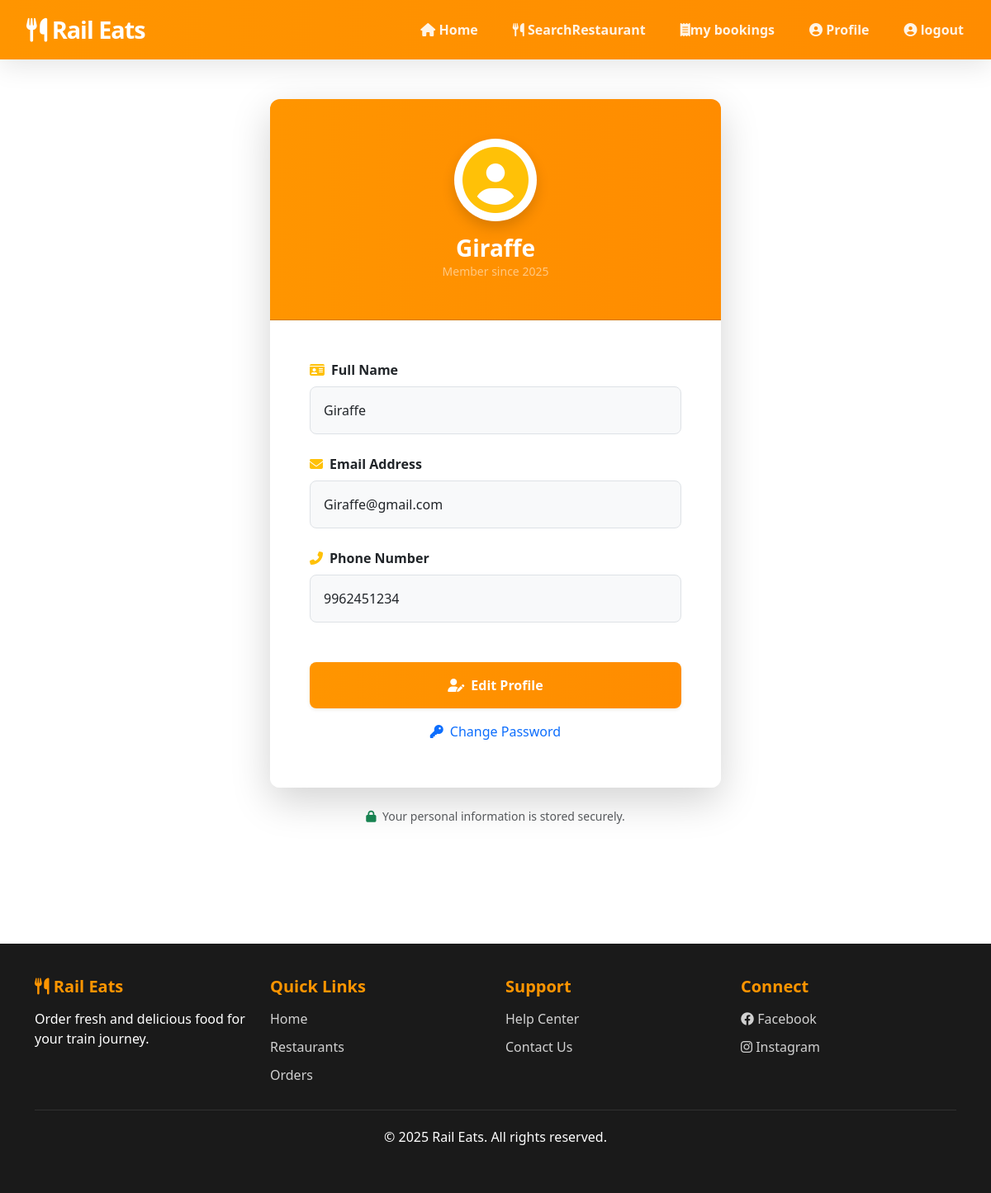
The page /User/profile/ (signed in) on the database its author committed.
### Guest/models.py (models this page shows, shortened)
class tbl_user(models.Model):
    user_name = models.CharField(max_length=100)
    user_email = models.EmailField(unique=True)
    user_phone = models.CharField(max_length=15)
    user_password = models.CharField(max_length=255)
    status = models.IntegerField(default=1)
    created_at = models.DateTimeField(auto_now_add=True)

### User/views.py (the view)
# urls.py: path('profile/', views.profile, name='profile'),
def profile(request):
    if not request.session.get('uid'):
        return redirect('wguest:login')
    user = tbl_user.objects.get(id=request.session['uid'])
    edit_mode = request.GET.get('edit') == '1'
    if request.method == 'POST':
        user.user_name = request.POST['user_name']
        user.email = request.POST['email']
        user.phone = request.POST['phone']
        user.save()
        return redirect('wuser:profile')
    return render(request, 'User/profile.html', {
        'user': user,
        'edit_mode': edit_mode
    })

### User/Templates/User/profile.html (shortened to what this page needs)
{% extends 'User/header.html' %}
{% block content %}
<div class="container py-5">
    <div class="row justify-content-center">
        <div class="col-lg-6 col-md-8">
            <div class="card shadow-lg border-0" style="border-radius: var(--border-radius); overflow: hidden;">
                <div class="card-header text-center py-5" style="background: linear-gradient(90deg, var(--primary-orange) 0%, #ff8c00 100%);">
                    <div class="mb-3">
                        <div class="bg-white rounded-circle d-inline-flex align-items-center justify-content-center shadow" style="width: 100px; height: 100px;">
                            <i class="fas fa-user-circle fa-5x text-warning"></i>
                        </div>
                    </div>
                    <h3 class="mb-0 text-white fw-bold">{{ user.user_name }}</h3>
                    <p class="text-white-50 mb-0 small">Member since {{ user.date_joined|date:"M Y"|default:"2025" }}</p>
                </div>
                <div class="card-body p-4 p-md-5 bg-white">
                    <form method="post" class="needs-validation">
                        <div class="mb-4">
                            <label class="form-label fw-bold"><i class="fas fa-id-card text-warning me-2"></i>Full Name</label>
                            {% if edit_mode %}
                                <div class="input-group">
                                    <span class="input-group-text bg-light border-end-0"><i class="fas fa-user text-muted"></i></span>
                                    <input type="text" name="user_name" class="form-control border-start-0" value="{{ user.user_name }}" required>
                                </div>
                            {% else %}
                                <div class="p-3 bg-light rounded-3 border">
                                    <span class="text-dark">{{ user.user_name }}</span>
                                </div>
                            {% endif %}
                        </div>
                        <div class="mb-4">
                            <label class="form-label fw-bold"><i class="fas fa-envelope text-warning me-2"></i>Email Address</label>
                            {% if edit_mode %}
                                <div class="input-group">
                                    <span class="input-group-text bg-light border-end-0"><i class="fas fa-at text-muted"></i></span>
                                    <input type="email" name="email" class="form-control border-start-0" value="{{ user.user_email }}" required>
                                </div>
                            {% else %}
                                <div class="p-3 bg-light rounded-3 border text-truncate">
                                    <span class="text-dark">{{ user.user_email }}</span>
                                </div>
                            {% endif %}
                        </div>
                        <div class="mb-4">
                            <label class="form-label fw-bold"><i class="fas fa-phone-alt text-warning me-2"></i>Phone Number</label>
                            {% if edit_mode %}
                                <div class="input-group">
                                    <span class="input-group-text bg-light border-end-0"><i class="fas fa-mobile-alt text-muted"></i></span>
                                    <input type="text" name="phone" class="form-control border-start-0" value="{{ user.user_phone }}" required>
                                </div>
                            {% else %}
                                <div class="p-3 bg-light rounded-3 border">
                                    <span class="text-dark">{{ user.user_phone }}</span>
                                </div>
                            {% endif %}
                        </div>
                        <div class="d-grid gap-2 mt-5">
                            {% if edit_mode %}
                                <button type="submit" class="btn-primary-custom py-3 shadow-sm">
                                    <i class="fas fa-save me-2"></i>Save Changes
                                </button>
                                <a href="{% url 'wuser:profile' %}" class="btn-secondary-custom text-center py-2 text-decoration-none">
                                    <i class="fas fa-times me-2"></i>Cancel
                                </a>
                            {% else %}
                                <a href="{% url 'wuser:profile' %}?edit=1" class="btn-primary-custom py-3 text-center text-decoration-none shadow-sm">
                                    <i class="fas fa-user-edit me-2"></i>Edit Profile
                                </a>
                                <a href="{% url 'wuser:change_password' %}" class="btn-secondary-custom text-center py-2 text-decoration-none">
                                    <i class="fas fa-key me-2"></i>Change Password
                                </a>
                            {% endif %}
                        </div>
                    </form>
                </div>
            </div>
            <div class="text-center mt-4">
                <p class="text-muted small">
                    <i class="fas fa-lock text-success me-1"></i>
                    Your personal information is stored securely.
                </p>
            </div>
        </div>
    </div>
</div>
{% endblock %}

### User/Templates/User/header.html (style rules this page uses)
:root { --primary-orange: #FF9500; --dark-bg: #1a1a1a; --dark-text: #2C3E50; --light-text: #ffffff; --light-bg: #F8F9FA; --border-radius: 12px; --box-shadow: 0 8px 32px rgba(0, 0, 0, 0.1); --transition: all 0.3s cubic-bezier(0.4, 0, 0.2, 1); }
body { font-family: 'Segoe UI', Tahoma, Geneva, Verdana, sans-serif; background: #ffffff; min-height: 100vh; color: var(--dark-text); }
.btn-primary-custom { background: linear-gradient(90deg, var(--primary-orange) 0%, #ff8c00 100%); color: white; border: none; padding: 12px 35px; border-radius: 8px; font-weight: 600; transition: var(--transition); }

### rows shown on the page
tbl_user: user_name "Giraffe", user_email "Giraffe@gmail.com", user_phone "9962451234"

### other values the page prints
{{ user.date_joined|date:"M Y"|default:"2025" }} "2025"
